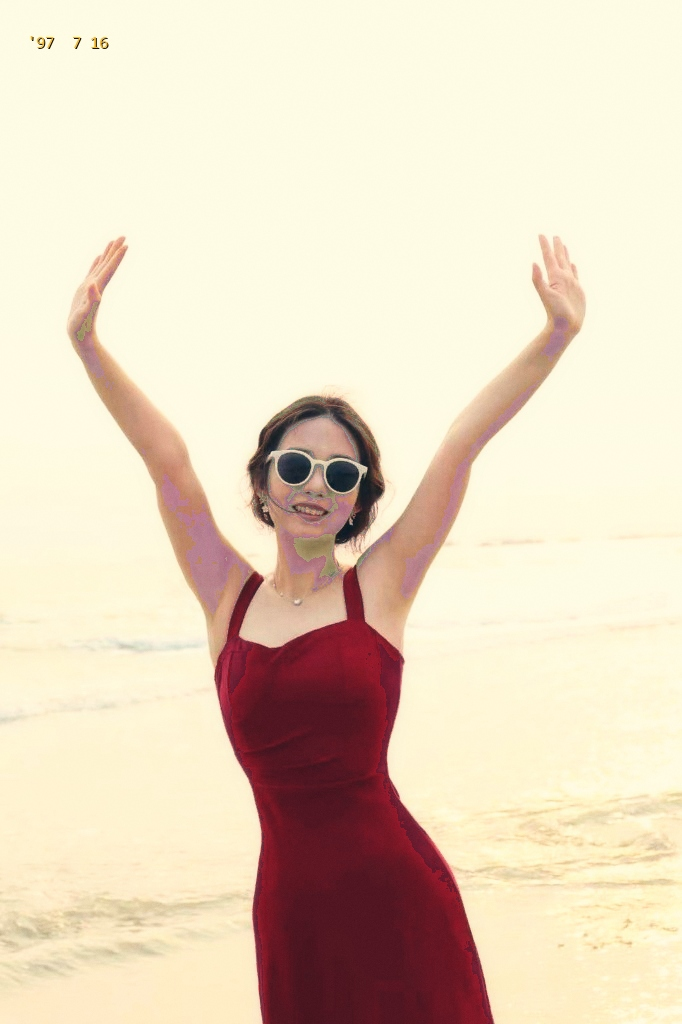
#> input picture examples/balanced_01_freedom.jpg, 682 x 1024 px
$ python -i balanced_master.py   (imports and definitions only)
#> lines starting #> are read from the running program, lines starting #| are printed output that depends on the picture
#> further down, picture is the input picture: PIL image 682x1024 RGB; mean R, G, B 230.9, 214.3, 191.7
"""
Balanced Master Grading Engine:
Brings back the rich, authentic 1990s Hong Kong cinema flavor (Christopher Doyle palette)
while keeping lighting natural (no harsh overexposure), grain silky-fine (no sand/dirt effect),
and composition clean (small subtle timestamp, no intrusive subtitles/borders).
"""

from PIL import Image, ImageDraw, ImageFont, ImageFilter
import numpy as np
import os


def apply_balanced_cinema_grade(img: Image.Image) -> Image.Image:
    """
    Applies authentic 90s Hong Kong Cinema color science:
    - Rich ruby reds & deep emerald-teal shadows (Christopher Doyle's signature)
    - Warm golden hour glow on skin without overexposed blown-out highlights
    - Matte lifted film blacks (Kodak Vision3 emulsion feel)
    - Pro-Mist 1/8 subtle highlight roll-off
    """
    img_rgb = img.convert("RGB")
    arr = np.array(img_rgb, dtype=np.float32) / 255.0

    # 1. Film S-Curve with lifted black toe (prevents crushing, adds cinematic film depth)
    # Shadows slightly lifted, midtones deepened, highlights rolled off smoothly
    arr = np.where(
        arr < 0.5,
        1.85 * (arr ** 1.6),
        1.0 - 1.85 * ((1.0 - arr) ** 1.6)
    )
    arr = arr * 0.90 + 0.05  # Lifted blacks for velvety film look

    # 2. Chromatic Split-Toning (Teal Shadows + Amber Gold Skin/Highlights)
    lum = 0.299 * arr[:, :, 0] + 0.587 * arr[:, :, 1] + 0.114 * arr[:, :, 2]
    shadow_mask = np.clip(1.0 - lum * 1.5, 0.0, 1.0)[:, :, np.newaxis]
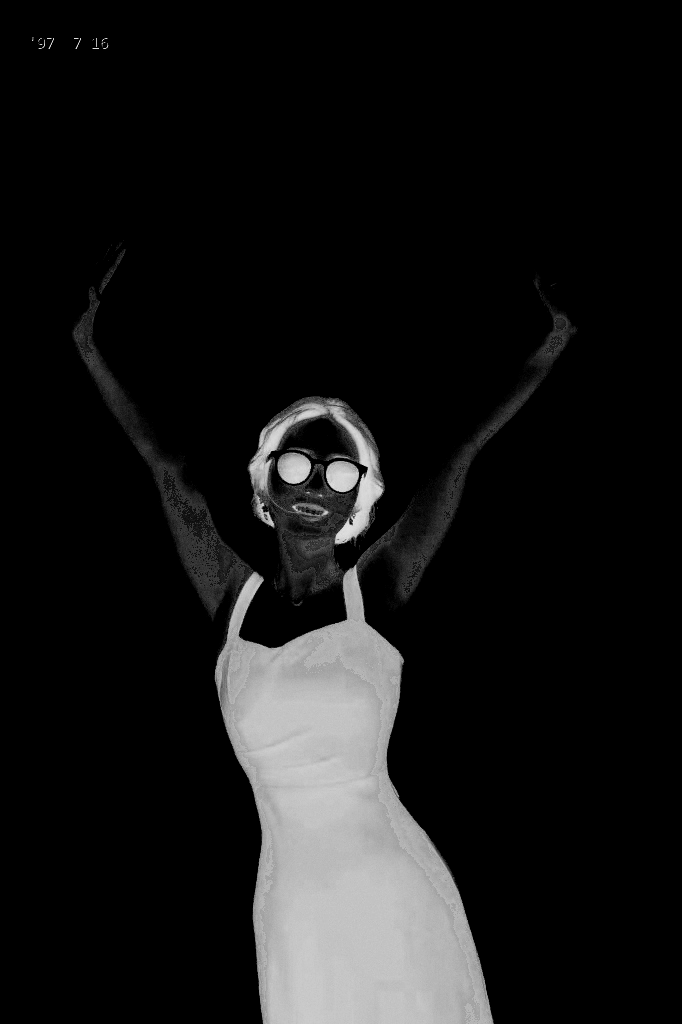
#> shadow_mask: shape (1024, 682, 1) float32; min 0, max 0.887, mean 0.0895
    highlight_mask = np.clip(lum * 1.4 - 0.35, 0.0, 1.0)[:, :, np.newaxis]

    # Deepen ocean teals in shadows
    arr[:, :, 0] -= shadow_mask[:, :, 0] * 0.06  # -Red
#> arr: shape (1024, 682, 3) float32; mean R, G, B 0.862, 0.816, 0.762
    arr[:, :, 1] += shadow_mask[:, :, 0] * 0.03  # +Green
#> arr: shape (1024, 682, 3) float32; mean R, G, B 0.862, 0.819, 0.762
    arr[:, :, 2] += shadow_mask[:, :, 0] * 0.07  # +Blue
#> arr: shape (1024, 682, 3) float32; mean R, G, B 0.862, 0.819, 0.767

    # Warm amber sunlight on highlights/skin
    arr[:, :, 0] += highlight_mask[:, :, 0] * 0.08  # +Red
    arr[:, :, 1] += highlight_mask[:, :, 0] * 0.04  # +Green
    arr[:, :, 2] -= highlight_mask[:, :, 0] * 0.05  # -Blue

    # 3. Enhance Red Dress & Warm Saturation
    # Boost reds and warm tones selectively
    r, g, b = arr[:, :, 0], arr[:, :, 1], arr[:, :, 2]
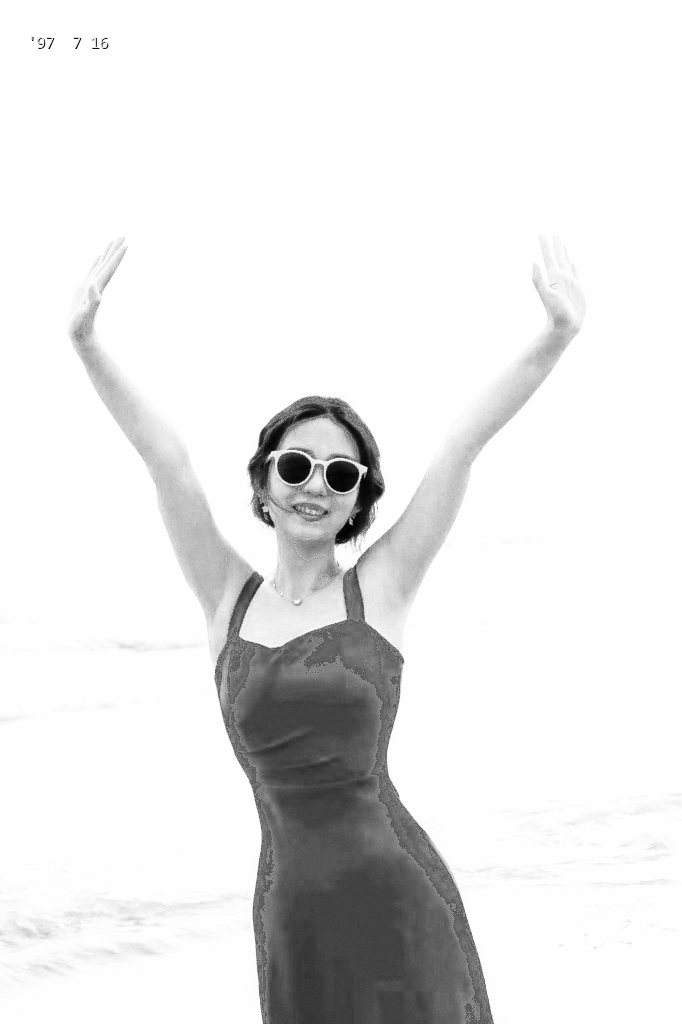
#> r: shape (1024, 682) float32; min 0.00278, max 1.03, mean 0.932; drawn with min black and max white
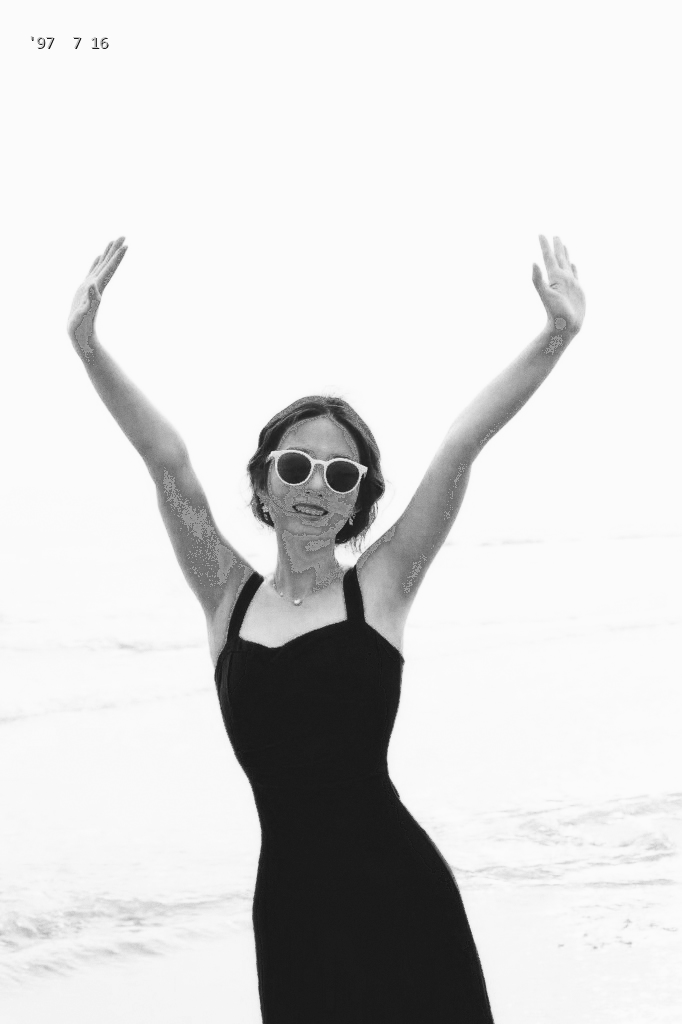
#> g: shape (1024, 682) float32; min 0.0829, max 0.989, mean 0.852
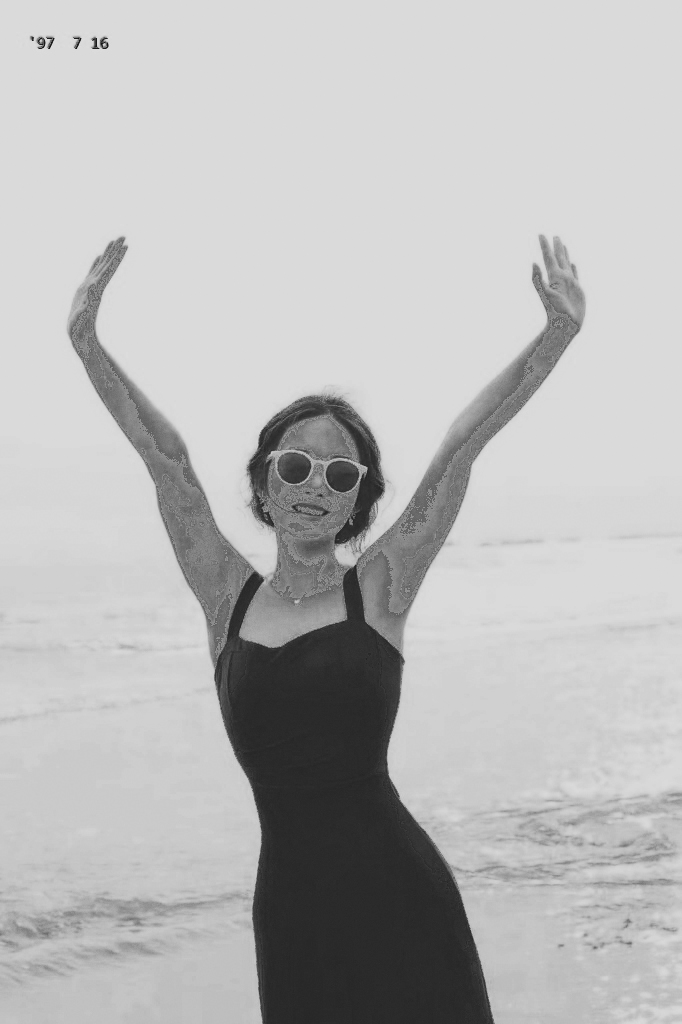
#> b: shape (1024, 682) float32; min 0.0693, max 0.868, mean 0.726
    red_dominance = np.clip((r - (g + b) / 2.0) * 1.8, 0.0, 1.0)[:, :, np.newaxis]
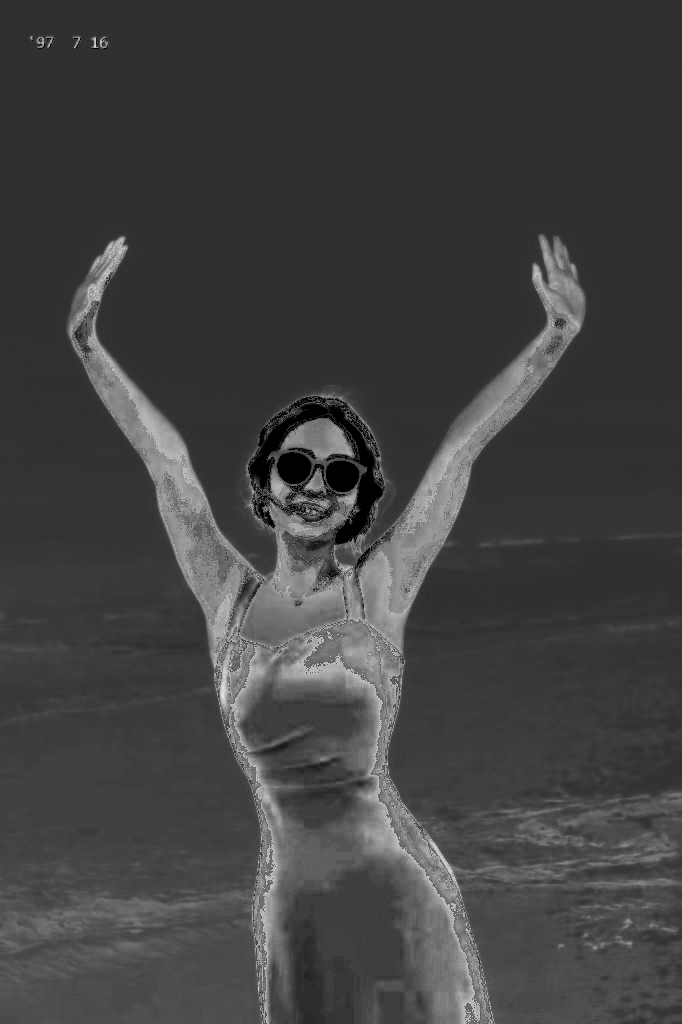
#> red_dominance: shape (1024, 682, 1) float32; min 0, max 0.91, mean 0.258
    arr[:, :, 0] += red_dominance[:, :, 0] * 0.06

    arr = np.clip(arr, 0.0, 1.0) * 255.0
    graded_img = Image.fromarray(arr.astype(np.uint8))

    # 4. Subtle Pro-Mist 1/8 Optical Diffusion (Soft, dreamy highlight bloom, NOT overexposed halo)
    blur_layer = graded_img.filter(ImageFilter.GaussianBlur(radius=6))
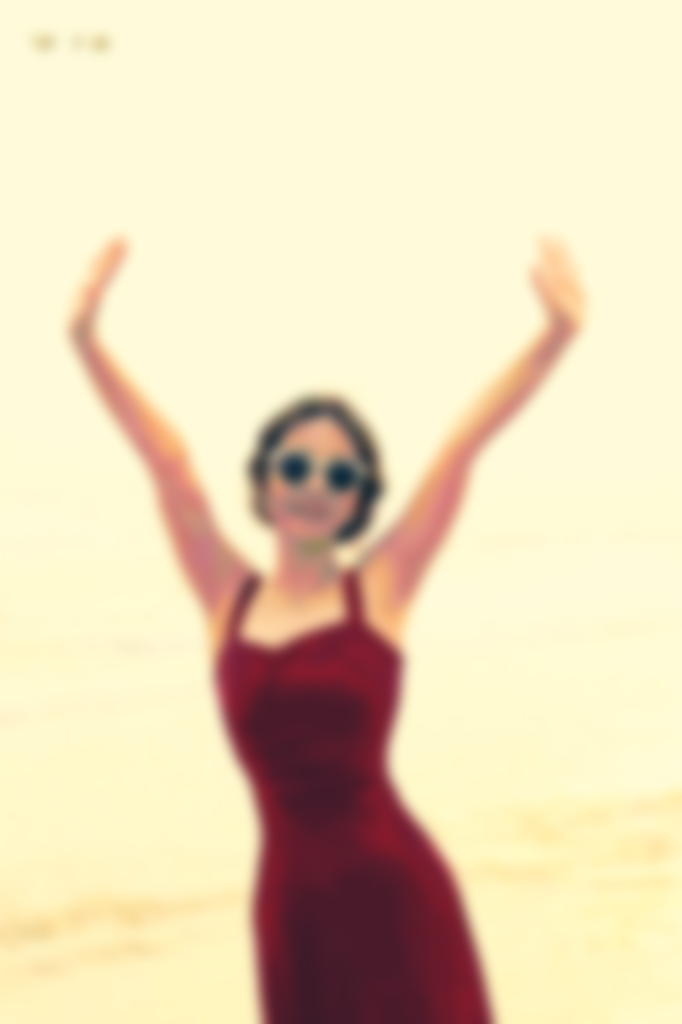
#> blur_layer: PIL image 682x1024 RGB; mean R, G, B 233.4, 216.6, 184.6
    graded_img = Image.blend(graded_img, blur_layer, alpha=0.08)

    return graded_img


# [98 lines left out: functions add_silky_micro_texture, add_delicate_timestamp, process_balanced_master, not called in this run]

>>> from PIL import Image
>>> picture = Image.open('../examples/balanced_01_freedom.jpg')
>>> result = apply_balanced_cinema_grade(picture)
